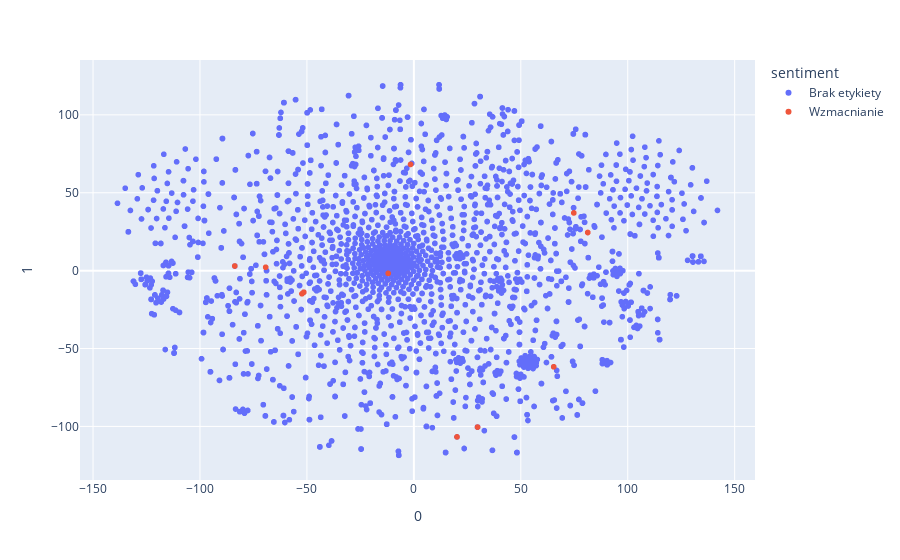

The notebook cell saved with this chart:
### Code cell
fig = px.scatter(df_w2v, x=0, y=1, hover_data=df_w2v.columns, color="sentiment")
fig.show()

### Figure 1 — Plotly figure (JSON) as saved in the notebook; plotly's stock layout.template omitted (floating-point values rounded to 4 significant figures; data arrays with more than 128 entries replaced by an {"elided": "..."} marker saying what was removed)
{"data": [{"customdata": {"elided": "2939x2 str values"}, "hovertemplate": "sentiment=%{customdata[1]}<br>0=%{x}<br>1=%{y}<br>label=%{customdata[0]}<extra></extra>", "legendgroup": "Brak etykiety", "marker": {"color": "#636efa", "symbol": "circle"}, "mode": "markers", "name": "Brak etykiety", "showlegend": true, "type": "scattergl", "x": {"elided": "2939 float values"}, "xaxis": "x", "y": {"elided": "2939 float values"}, "yaxis": "y"}, {"customdata": [["by", "Wzmacnianie"], ["kto", "Wzmacnianie"], ["odbiorcow", "Wzmacnianie"], ["człowiek", "Wzmacnianie"], ["kojarzyć", "Wzmacnianie"], ["seks", "Wzmacnianie"], ["dziwić", "Wzmacnianie"], ["fakt", "Wzmacnianie"], ["zdrajca", "Wzmacnianie"], ["but", "Wzmacnianie"], ["dziwić", "Wzmacnianie"], ["zdrajca", "Wzmacnianie"]], "hovertemplate": "sentiment=%{customdata[1]}<br>0=%{x}<br>1=%{y}<br>label=%{customdata[0]}<extra></extra>", "legendgroup": "Wzmacnianie", "marker": {"color": "#EF553B", "symbol": "circle"}, "mode": "markers", "name": "Wzmacnianie", "showlegend": true, "type": "scattergl", "x": [29.78, 20.17, -12.0, -83.73, 74.78, -69.28, 81.3, 65.39, -52.33, -1.556, 81.3, -51.46], "xaxis": "x", "y": [-100.4, -106.7, -1.758, 2.973, 37.05, 2.179, 24.5, -61.74, -14.84, 68.18, 24.5, -13.84], "yaxis": "y"}], "layout": {"legend": {"title": {"text": "sentiment"}, "tracegroupgap": 0}, "margin": {"t": 60}, "xaxis": {"anchor": "y", "domain": [0, 1], "title": {"text": "0"}}, "yaxis": {"anchor": "x", "domain": [0, 1], "title": {"text": "1"}}}}
